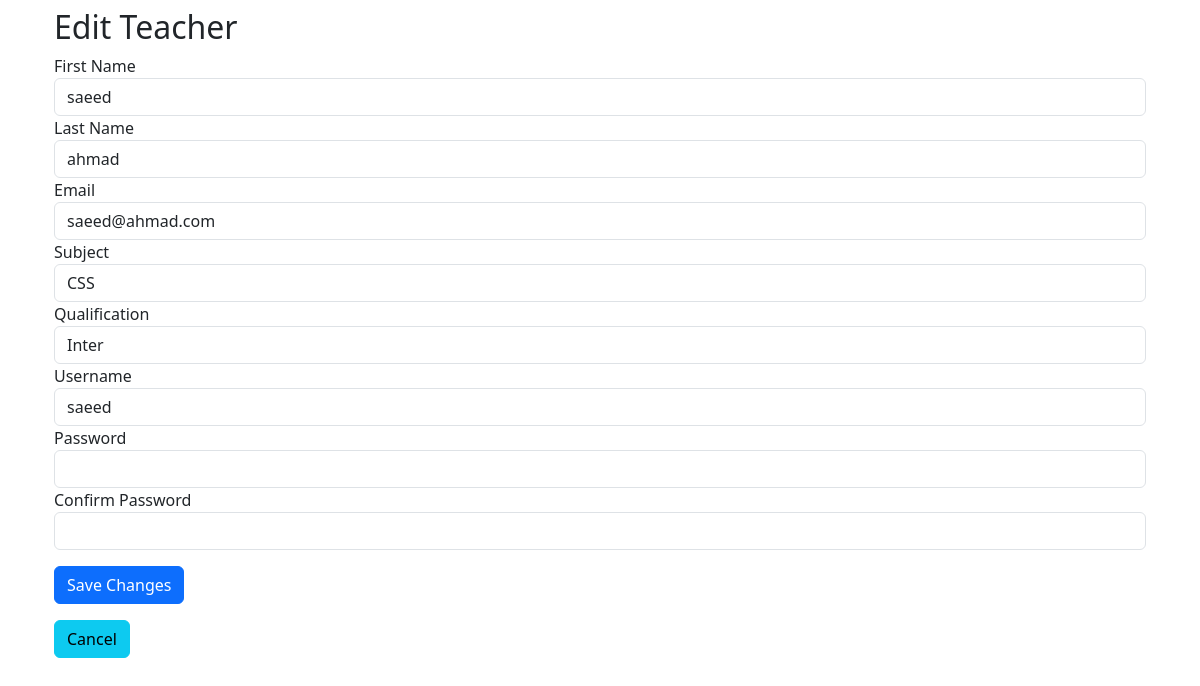
/edit_teacher_profile?teacher_id=2 (signed in), run on the app's committed database.
### tables this page shows
CREATE TABLE teachers (
    id INTEGER PRIMARY KEY,
    firstname TEXT NOT NULL,
    lastname TEXT NOT NULL,
    email TEXT,
    subject TEXT NOT NULL,
    qualification TEXT NOT NULL,
    username TEXT NOT NULL,
    password TEXT NOT NULL,
    course_id INTEGER,
    admin_id INTEGER,
    FOREIGN KEY (course_id) REFERENCES courses (id),
    FOREIGN KEY (admin_id) REFERENCES admins (id)
);

### app.py (the view, shortened to what this page needs)
@app.route("/edit_teacher_profile", methods=["GET", "POST"])
@login_required
def edit_teacher_profile():
    teacher_Id = request.args.get("teacher_id")
    if teacher_Id:
        Teacher_id = teacher_Id
        teacher_data = db.execute("SELECT * FROM teachers where id = ?", Teacher_id)
    return render_template(
        "edit_teacher_profile.html", teacher=teacher_data[0], id=teacher_Id
    )

### app.py (called while the page is built)
@app.after_request
def after_request(response):
    response.headers["Cache-Control"] = "no-cache, no-store, must-revalidate"
    response.headers["Expires"] = 0
    response.headers["Pragma"] = "no-cache"
    return response

### helpers.py (called while the page is built)
def login_required(f):
    @wraps(f)
    def decorated_function(*args, **kwargs):
        if session.get("user_id") is None:
            return redirect("/login")
        return f(*args, **kwargs)
    return decorated_function

### templates/edit_teacher_profile.html (shortened to what this page needs)
{% extends "layout.html" %} {% block title %} Edit Teacher {% endblock %} {%
block body%}
<div class="container mt-2">
  <h2>Edit Teacher</h2>
  <form
    method="POST"
    action="/edit_teacher_profile"
    class="needs-validation"
    novalidate
  >
    <div class="form-group">
      <label for="firstname">First Name</label>
      <input
        autocomplete="off"
        type="text"
        class="form-control"
        id="firstname"
        name="firstname"
        value="{{teacher.firstname}}"
        required
      />
    </div>
    <div class="form-group">
      <label for="lastname">Last Name</label>
      <input
        autocomplete="off"
        type="text"
        class="form-control"
        id="lastname"
        name="lastname"
        value="{{teacher.lastname}}"
        required
      />
    </div>
    <div class="form-group">
      <label for="email">Email</label>
      <input
        autocomplete="off"
        type="email"
        class="form-control"
        id="email"
        name="email"
        value="{{teacher.email}}"
        required
      />
    </div>
    <div class="form-group">
      <label for="subject">Subject</label>
      <input
        autocomplete="off"
        type="text"
        class="form-control"
        id="subject"
        name="subject"
        value="{{teacher.subject}}"
        required
      />
    </div>
    <div class="form-group">
      <label for="qualification">Qualification</label>
      <input
        autocomplete="off"
        type="text"
        class="form-control"
        id="qualification"
        name="qualification"
        value="{{teacher.qualification}}"
        required
      />
    </div>
    <div class="form-group">
      <label for="username">Username</label>
      <input
        autocomplete="off"
        type="text"
        class="form-control"
        id="username"
        name="username"
        value="{{teacher.username}}"
        required
      />
    </div>
    <div class="form-group">
      <label for="password">Password</label>
      <input
        autocomplete="off"
        type="password"
        class="form-control"
        id="password"
        name="password"
        required
      />
    </div>
    <div class="form-group">
      <label for="confirm_password">Confirm Password</label>
      <input
        autocomplete="off"
        type="password"
        class="form-control"
        id="confirm_password"
        name="confirmation"
        required
      />
    </div>
    <button type="submit" class="btn btn-primary mt-3">Save Changes</button>
  </form>
  <a href="/profile"><button class="btn btn-info mt-3">Cancel</button></a>
</div>
{% endblock %}

### data on the page
teachers: firstname "saeed", lastname "ahmad", email "saeed@ahmad.com", subject "CSS", qualification "Inter", username "saeed"
